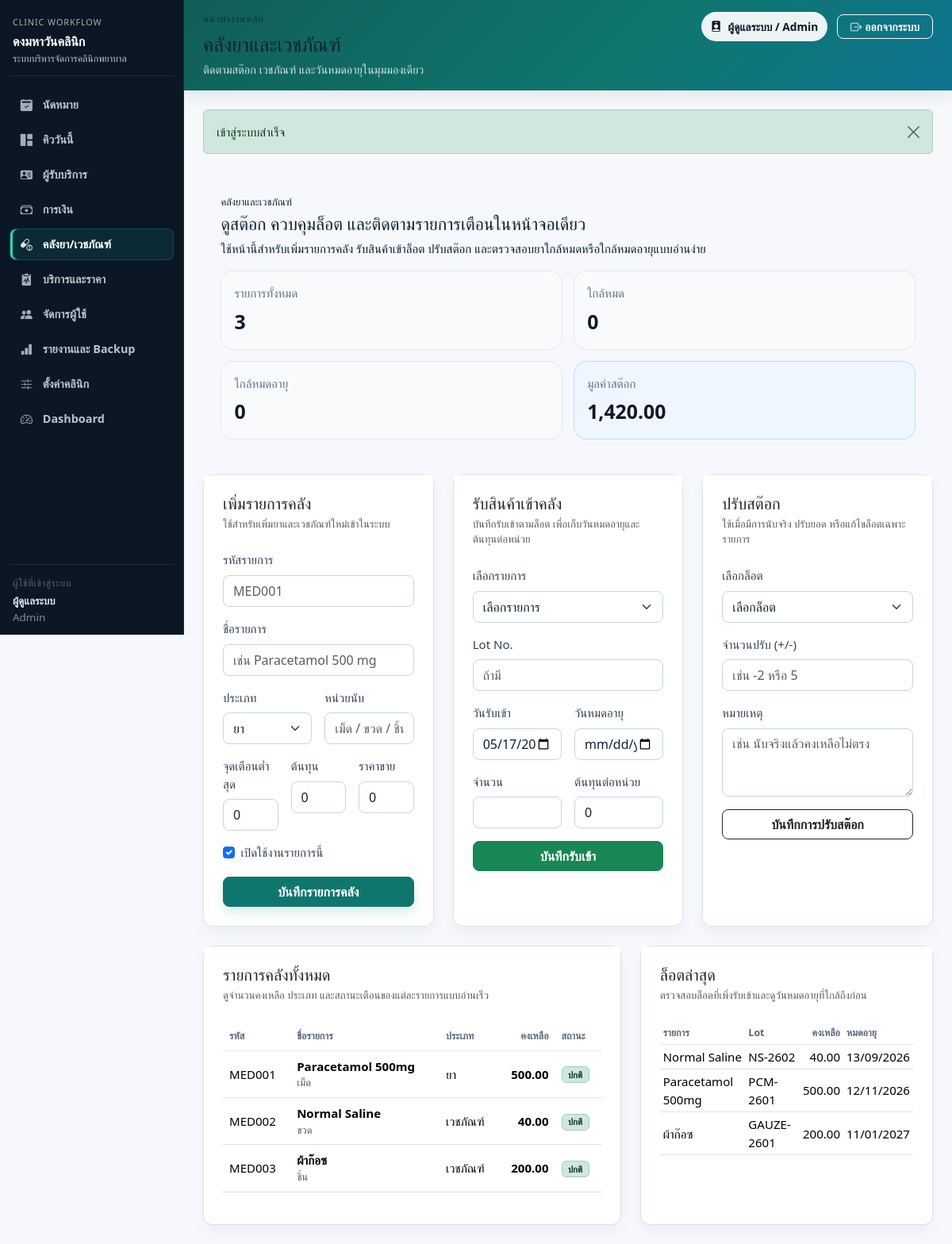
/index.php?page=inventory (signed in), run on the app's committed database.
### tables this page shows
CREATE TABLE `system_settings` (
  `id` bigint unsigned NOT NULL AUTO_INCREMENT,
  `clinic_name` varchar(200) NOT NULL,
  `clinic_address` text DEFAULT NULL,
  `clinic_phone` varchar(50) DEFAULT NULL,
  `clinic_tax_id` varchar(50) DEFAULT NULL,
  `receipt_logo_text` varchar(80) DEFAULT NULL,
  `receipt_footer` text DEFAULT NULL,
  `receipt_prefix` varchar(20) NOT NULL DEFAULT 'RC',
  `hn_prefix` varchar(20) NOT NULL DEFAULT 'HN',
  `expiry_alert_days` int NOT NULL DEFAULT 30,
  `queue_note` varchar(255) DEFAULT NULL,
  `created_at` datetime DEFAULT CURRENT_TIMESTAMP,
  `updated_at` datetime DEFAULT CURRENT_TIMESTAMP ON UPDATE CURRENT_TIMESTAMP,
  PRIMARY KEY (`id`)
);

CREATE TABLE `inventory_items` (
  `id` bigint unsigned NOT NULL AUTO_INCREMENT,
  `item_code` varchar(50) NOT NULL,
  `item_name` varchar(150) NOT NULL,
  `item_type` enum('DRUG','SUPPLY') NOT NULL DEFAULT 'DRUG',
  `unit_name` varchar(50) NOT NULL,
  `reorder_level` decimal(10,2) NOT NULL DEFAULT 0.00,
  `default_cost` decimal(10,2) NOT NULL DEFAULT 0.00,
  `default_price` decimal(10,2) NOT NULL DEFAULT 0.00,
  `is_active` tinyint(1) NOT NULL DEFAULT 1,
  `created_at` datetime DEFAULT CURRENT_TIMESTAMP,
  `updated_at` datetime DEFAULT CURRENT_TIMESTAMP ON UPDATE CURRENT_TIMESTAMP,
  PRIMARY KEY (`id`),
  UNIQUE KEY `uk_inventory_items_item_code` (`item_code`),
  KEY `idx_inventory_items_name` (`item_name`)
);

CREATE TABLE `inventory_batches` (
  `id` bigint unsigned NOT NULL AUTO_INCREMENT,
  `item_id` bigint unsigned NOT NULL,
  `lot_no` varchar(100) DEFAULT NULL,
  `expiry_date` date DEFAULT NULL,
  `qty_in` decimal(10,2) NOT NULL DEFAULT 0.00,
  `qty_balance` decimal(10,2) NOT NULL DEFAULT 0.00,
  `cost_per_unit` decimal(10,2) NOT NULL DEFAULT 0.00,
  `received_date` date DEFAULT NULL,
  `created_at` datetime DEFAULT CURRENT_TIMESTAMP,
  `updated_at` datetime DEFAULT CURRENT_TIMESTAMP ON UPDATE CURRENT_TIMESTAMP,
  PRIMARY KEY (`id`),
  KEY `idx_inventory_batches_item_id` (`item_id`),
  KEY `idx_inventory_batches_expiry_date` (`expiry_date`),
  CONSTRAINT `fk_inventory_batches_item_id` FOREIGN KEY (`item_id`) REFERENCES `inventory_items` (`id`) ON DELETE CASCADE
);

### app/Views/inventory/index.php (the view, shortened to what the rows shown need)
<div class="d-grid gap-4">
    <section class="page-hero-card">
        <div class="page-hero-layout">
            <div>
                <h1 class="page-hero-title">ดูสต๊อก ควบคุมล็อต และติดตามรายการเตือนในหน้าจอเดียว</h1>
            </div>
        </div>
    </section>
    <div class="row g-4">
        <?php if (has_role('ADMIN')): ?>
            <div class="col-xl-4">
                <div class="card section-card h-100">
                    <div class="card-header bg-white border-0 pt-4 px-4">
                        <h2 class="h5 mb-1">เพิ่มรายการคลัง</h2>
                    </div>
                </div>
            </div>
        <?php endif; ?>
        <div class="<?= has_role('ADMIN') ? 'col-xl-4' : 'col-xl-6' ?>">
            <div class="card section-card h-100">
                <div class="card-header bg-white border-0 pt-4 px-4">
                    <h2 class="h5 mb-1">รับสินค้าเข้าคลัง</h2>
                </div>
            </div>
        </div>
        <?php if (has_role('ADMIN')): ?>
            <div class="col-xl-4">
                <div class="card section-card h-100">
                    <div class="card-header bg-white border-0 pt-4 px-4">
                        <h2 class="h5 mb-1">ปรับสต๊อก</h2>
                    </div>
                </div>
            </div>
        <?php endif; ?>
    </div>
    <div class="row g-4">
        <div class="col-xl-7">
            <div class="card section-card h-100">
                <div class="card-header bg-white border-0 pt-4 px-4">
                    <h2 class="h5 mb-1">รายการคลังทั้งหมด</h2>
                </div>
                <div class="card-body px-4 pb-4">
                    <div class="table-responsive">
                        <table class="table align-middle">
                            <thead>
                            <tr>
                                <th>รหัส</th>
                                <th>ชื่อรายการ</th>
                                <th>ประเภท</th>
                                <th class="text-end">คงเหลือ</th>
                                <th>สถานะ</th>
                            </tr>
                            </thead>
                            <tbody>
                            <?php foreach ($items as $item): ?>
                                <?php
                                $isLowStock = (float) $item['qty_balance'] <= (float) $item['reorder_level'];
                                $isNearExpiry = !empty($item['nearest_expiry']) && strtotime((string) $item['nearest_expiry']) <= strtotime('+30 days');
                                ?>
                                <tr>
                                    <td><?= e($item['item_code']) ?></td>
                                    <td>
                                        <div class="fw-semibold"><?= e($item['item_name']) ?></div>
                                        <div class="small text-muted"><?= e($item['unit_name']) ?></div>
                                    </td>
                                    <td><?= e($item['item_type'] === 'DRUG' ? 'ยา' : 'เวชภัณฑ์') ?></td>
                                    <td class="text-end fw-semibold"><?= format_money($item['qty_balance']) ?></td>
                                    <td>
                                        <?php if (!$isLowStock && !$isNearExpiry): ?><span class="badge bg-success-subtle text-success-emphasis border border-success-subtle">ปกติ</span><?php endif; ?>
                                    </td>
                                </tr>
                            <?php endforeach; ?>
                            </tbody>
                        </table>
                    </div>
                </div>
            </div>
        </div>
        <div class="col-xl-5">
            <div class="card section-card h-100">
                <div class="card-header bg-white border-0 pt-4 px-4">
                    <h2 class="h5 mb-1">ล็อตล่าสุด</h2>
                </div>
                <div class="card-body px-4 pb-4">
                    <div class="table-responsive">
                        <table class="table table-sm align-middle">
                            <thead>
                            <tr>
                                <th>รายการ</th>
                                <th>Lot</th>
                                <th class="text-end">คงเหลือ</th>
                                <th>หมดอายุ</th>
                            </tr>
                            </thead>
                            <tbody>
                            <?php foreach ($batches as $batch): ?>
                                <tr>
                                    <td><?= e($batch['item_name']) ?></td>
                                    <td><?= e($batch['lot_no'] ?: '-') ?></td>
                                    <td class="text-end"><?= format_money($batch['qty_balance']) ?></td>
                                    <td><?= thai_date_only($batch['expiry_date']) ?></td>
                                </tr>
                            <?php endforeach; ?>
                            </tbody>
                        </table>
                    </div>
                </div>
            </div>
        </div>
    </div>
</div>

### app/Views/layouts/app.php (shortened to what the rows shown need)
<?php
$clinicName = (string) system_setting('clinic_name', config('app.name'));
$currentPage = current_page();
$pageTitleText = (string) ($pageTitle ?? $clinicName);
$workflowCompactPages = ['appointments', 'queue', 'queue-exam', 'payments'];
$defaultTopbarMode = in_array($currentPage, $workflowCompactPages, true) ? 'compact' : 'default';
$pageTopbarMode = (string) ($pageTopbarMode ?? $defaultTopbarMode);
?>
<!doctype html>
<html lang="th">
<head>
    <link href="https://cdn.jsdelivr.net/npm/bootstrap@5.3.3/dist/css/bootstrap.min.css" rel="stylesheet">
    <link href="https://cdn.jsdelivr.net/npm/bootstrap-icons@1.11.3/font/bootstrap-icons.css" rel="stylesheet">
    <link href="<?= e(app_url('assets/css/app.css')) ?>" rel="stylesheet">
</head>
<body>
<div class="app-shell">
    <aside class="app-sidebar sidebar">
        <div class="sidebar-inner">
            <div class="sidebar-brand text-white">
                <div class="sidebar-kicker">Clinic Workflow</div>
                <h4 class="mb-1"><?= e($clinicName) ?></h4>
                <div class="sidebar-subtitle">ระบบบริหารจัดการคลินิกพยาบาล</div>
            </div>
        </div>
    </aside>
    <main class="app-main-shell">
        <div class="brand-gradient app-topbar <?= $pageTopbarMode === 'compact' ? 'app-topbar-compact' : '' ?>">
            <div class="app-topbar-inner">
                <div>
                    <?php if ($pageTopbarMode === 'compact'): ?>
                        <div class="topbar-kicker">Nurse Station</div>
                        <div class="topbar-compact-label"><?= e($pageTitleText) ?></div>
                    <?php else: ?>
                        <h1 class="h3 mb-2"><?= e($pageTitleText) ?></h1>
                    <?php endif; ?>
                </div>
            </div>
        </div>
        <div class="app-content px-3 px-lg-4 py-4">
            <?= $content ?>
        </div>
    </main>
</div>
</body>
</html>

### data on the page
system_settings: clinic_name "ดงมหาวันคลินิก"
inventory_items: item_code "MED001", item_name "Paracetamol 500mg", unit_name "เม็ด", item_type "ยา", qty_balance "500.00", reorder_level "ปกติ"
inventory_items: item_code "MED002", item_name "Normal Saline", unit_name "ขวด", item_type "เวชภัณฑ์", qty_balance "40.00", reorder_level "ปกติ"
inventory_items: item_code "MED003", item_name "ผ้าก๊อซ", unit_name "ชิ้น", item_type "เวชภัณฑ์", qty_balance "200.00", reorder_level "ปกติ"
inventory_batches: item.item_name "Normal Saline", lot_no "NS-2602", qty_balance "40.00", expiry_date "13/09/2026"
inventory_batches: item.item_name "Paracetamol 500mg", lot_no "PCM-2601", qty_balance "500.00", expiry_date "12/11/2026"
inventory_batches: item.item_name "ผ้าก๊อซ", lot_no "GAUZE-2601", qty_balance "200.00", expiry_date "11/01/2027"

### other printed values
$navItem['label'] "นัดหมาย"
$navItem['label'] "คิววันนี้"
$navItem['label'] "ผู้รับบริการ"
$navItem['label'] "การเงิน"
$navItem['label'] "คลังยา/เวชภัณฑ์"
$navItem['label'] "บริการและราคา"
$navItem['label'] "จัดการผู้ใช้"
$navItem['label'] "รายงานและ Backup"
$navItem['label'] "ตั้งค่าคลินิก"
$navItem['label'] "Dashboard"
$user['full_name'] "ผู้ดูแลระบบ"
$user['role_name'] "Admin"
$pageTitleText "คลังยาและเวชภัณฑ์"
$pageDescription "ติดตามสต๊อก เวชภัณฑ์ และวันหมดอายุในมุมมองเดียว"
$successMessage "เข้าสู่ระบบสำเร็จ"
